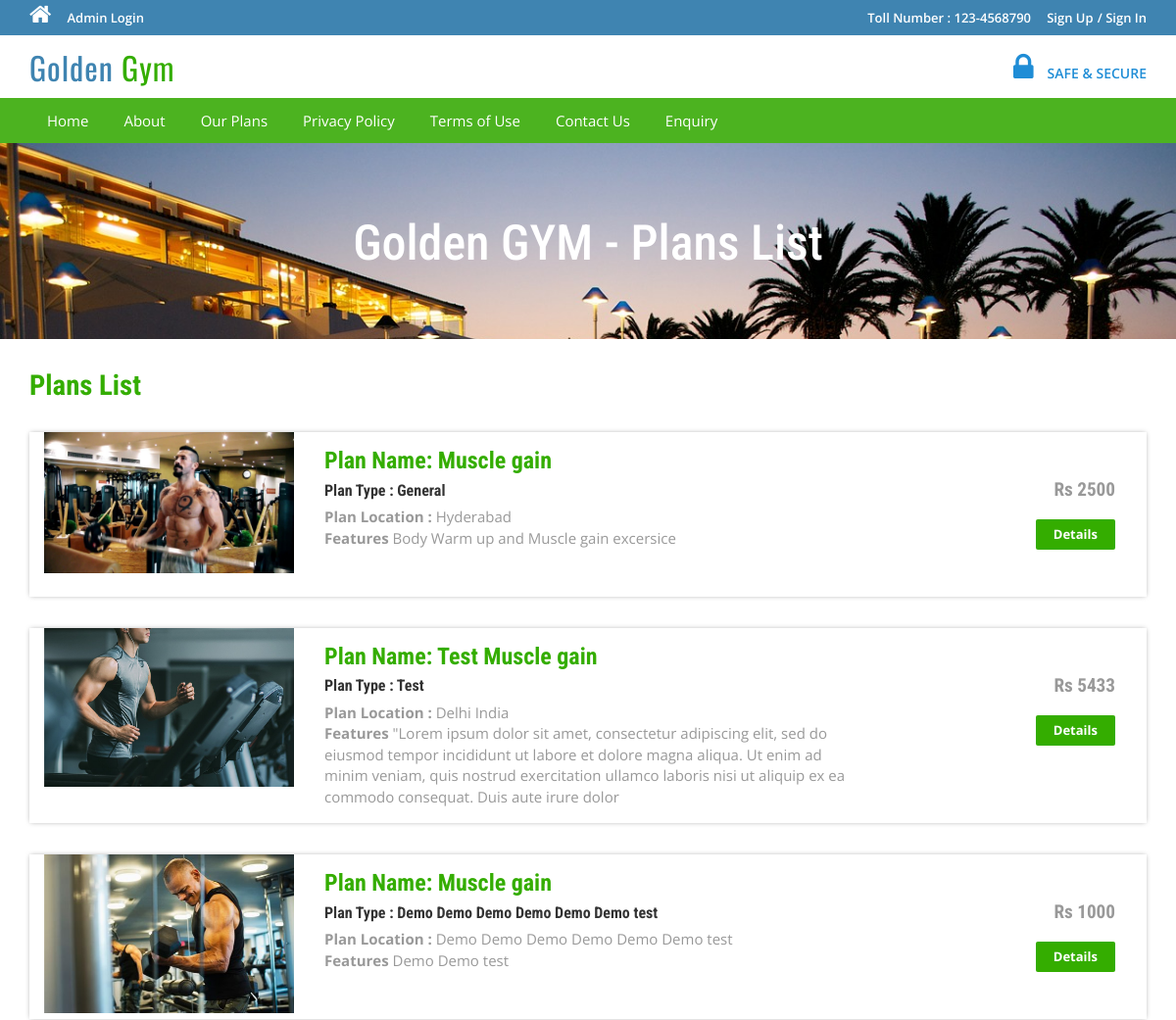
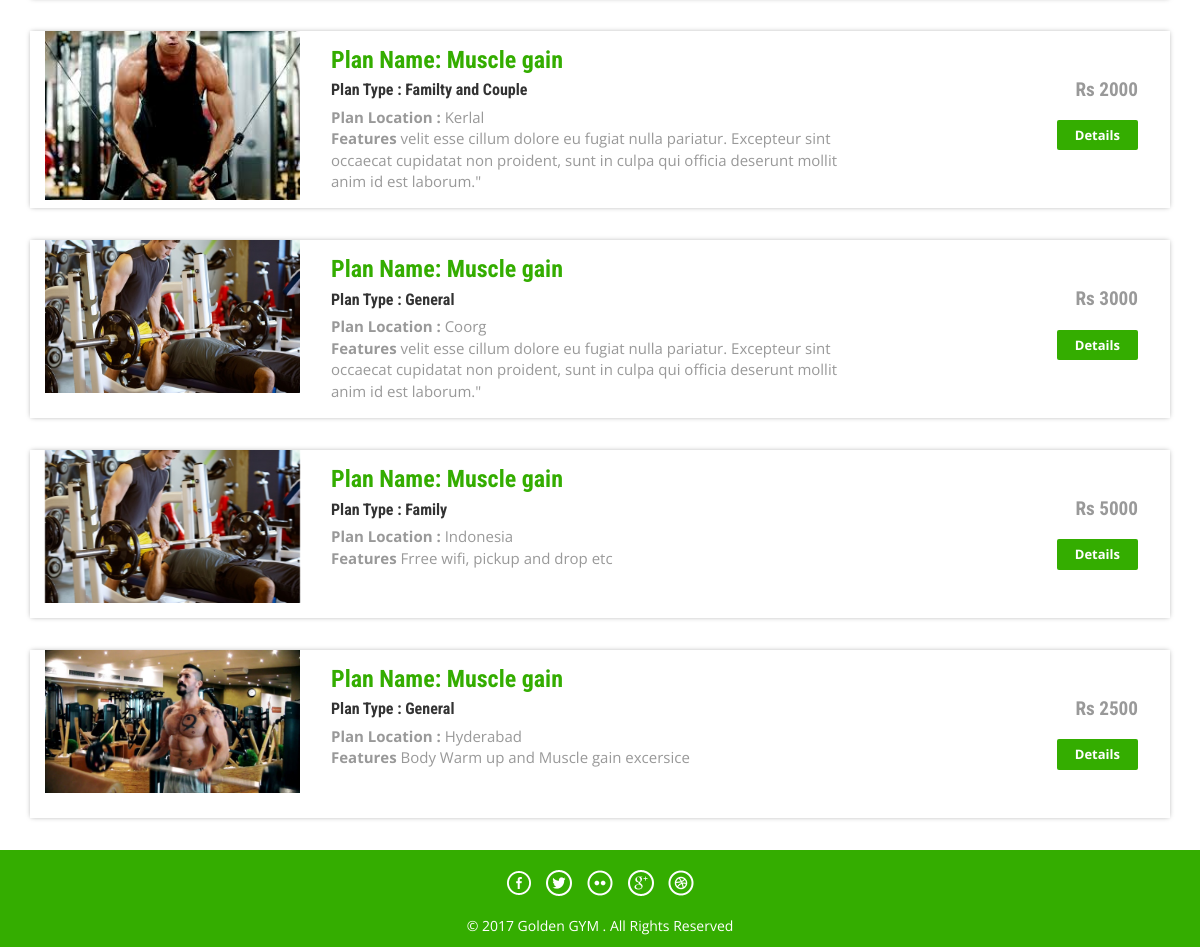
The app's page /package-list.php with its own data (2 pictures, top to bottom).
### tables this page shows
CREATE TABLE `tbltourpackages` (
  `PackageId` int(11) NOT NULL,
  `PackageName` varchar(200) NOT NULL,
  `PackageType` varchar(150) NOT NULL,
  `PackageLocation` varchar(100) NOT NULL,
  `PackagePrice` int(11) NOT NULL,
  `PackageFetures` varchar(255) NOT NULL,
  `PackageDetails` mediumtext NOT NULL,
  `PackageImage` varchar(100) NOT NULL,
  `Creationdate` timestamp NOT NULL DEFAULT CURRENT_TIMESTAMP,
  `UpdationDate` timestamp NULL DEFAULT '0000-00-00 00:00:00' ON UPDATE CURRENT_TIMESTAMP
);

### package-list.php (the view, shortened to what this page needs)
<?php
include('includes/config.php');
?>
<!DOCTYPE HTML>
<html>
<head>
<link href="css/bootstrap.css" rel='stylesheet' type='text/css' />
<link href="css/style.css" rel='stylesheet' type='text/css' />
<link href="css/font-awesome.css" rel="stylesheet">
<link href="css/animate.css" rel="stylesheet" type="text/css" media="all">
</head>
<body>
<?php include('includes/header.php');?>
<div class="banner-3">
	<div class="container">
		<h1 class="wow zoomIn animated animated" data-wow-delay=".5s" style="visibility: visible; animation-delay: 0.5s; animation-name: zoomIn;"> Golden GYM - Plans List</h1>
	</div>
</div>
<div class="rooms">
	<div class="container">
		<div class="room-bottom">
			<h3>Plans List</h3>
<?php $sql = "SELECT * from tbltourpackages";
$query = $dbh->prepare($sql);
$query->execute();
$results=$query->fetchAll(PDO::FETCH_OBJ);
if($query->rowCount() > 0)
{
foreach($results as $result)
{	?>
			<div class="rom-btm">
				<div class="col-md-3 room-left wow fadeInLeft animated" data-wow-delay=".5s">
					<img src="admin/pacakgeimages/<?php echo htmlentities($result->PackageImage);?>" class="img-responsive" alt="">
				</div>
				<div class="col-md-6 room-midle wow fadeInUp animated" data-wow-delay=".5s">
					<h4>Plan Name: <?php echo htmlentities($result->PackageName);?></h4>
					<h6>Plan Type : <?php echo htmlentities($result->PackageType);?></h6>
					<p><b>Plan Location :</b> <?php echo htmlentities($result->PackageLocation);?></p>
					<p><b>Features</b> <?php echo htmlentities($result->PackageFetures);?></p>
				</div>
				<div class="col-md-3 room-right wow fadeInRight animated" data-wow-delay=".5s">
					<h5>Rs <?php echo htmlentities($result->PackagePrice);?></h5>
					<a href="package-details.php?pkgid=<?php echo htmlentities($result->PackageId);?>" class="view">Details</a>
				</div>
				<div class="clearfix"></div>
			</div>
<?php }} ?>
		</div>
	</div>
</div>
<?php include('includes/footer.php');?>
</body>
</html>

### includes/header.php (shortened to what this page needs)
<?php if($_SESSION['login'])
{?>
<div class="top-header">
	<div class="container">
		<ul class="tp-hd-lft wow fadeInLeft animated" data-wow-delay=".5s">
			<li class="hm"><a href="index.html"><i class="fa fa-home"></i></a></li>
			<li class="prnt"><a href="profile.php">My Profile</a></li>
				<li class="prnt"><a href="change-password.php">Change Password</a></li>
			<li class="prnt"><a href="tour-history.php">My Booking History</a></li>
			<li class="prnt"><a href="issuetickets.php">Issue Tickets</a></li>
		</ul>
		<ul class="tp-hd-rgt wow fadeInRight animated" data-wow-delay=".5s">
			<li class="tol">Welcome :</li>
			<li class="sig"><?php echo htmlentities($_SESSION['login']);?></li>
			<li class="sigi"><a href="logout.php" >/ Logout</a></li>
        </ul>
		<div class="clearfix"></div>
	</div>
</div><?php } else {?>
<div class="top-header">
	<div class="container">
		<ul class="tp-hd-lft wow fadeInLeft animated" data-wow-delay=".5s">
			<li class="hm"><a href="index.php"><i class="fa fa-home"></i></a></li>
				<li class="hm"><a href="admin/index.php">Admin Login</a></li>
		</ul>
		<ul class="tp-hd-rgt wow fadeInRight animated" data-wow-delay=".5s">
			<li class="tol">Toll Number : 123-4568790</li>
			<li class="sig"><a href="#" data-toggle="modal" data-target="#myModal" >Sign Up</a></li>
			<li class="sigi"><a href="#" data-toggle="modal" data-target="#myModal4" >/ Sign In</a></li>
        </ul>
		<div class="clearfix"></div>
	</div>
</div>
<?php }?>
<div class="header">
	<div class="container">
		<div class="logo wow fadeInDown animated" data-wow-delay=".5s">
			<a href="index.php">Golden <span>Gym</span></a>
		</div>
		<div class="lock fadeInDown animated" data-wow-delay=".5s">
			<li><i class="fa fa-lock"></i></li>
            <li><div class="securetxt">SAFE &amp; SECURE </div></li>
		</div>
		<div class="clearfix"></div>
	</div>
</div>
<div class="footer-btm wow fadeInLeft animated" data-wow-delay=".5s">
	<div class="container">
	<div class="navigation">
			<nav class="navbar navbar-default">
				<div class="collapse navbar-collapse nav-wil" id="bs-example-navbar-collapse-1">
					<nav class="cl-effect-1">
						<ul class="nav navbar-nav">
							<li><a href="index.php">Home</a></li>
							<li><a href="page.php?type=aboutus">About</a></li>
								<li><a href="package-list.php">Our Plans</a></li>
								<li><a href="page.php?type=privacy">Privacy Policy</a></li>
								<li><a href="page.php?type=terms">Terms of Use</a></li>
								<li><a href="page.php?type=contact">Contact Us</a></li>
								<?php if($_SESSION['login'])
{?>
								<li>Need Help?<a href="#" data-toggle="modal" data-target="#myModal3"> / Write Us </a>  </li>
								<?php } else { ?>
								<li><a href="enquiry.php"> Enquiry </a>  </li>
								<?php } ?>
								<div class="clearfix"></div>
						</ul>
					</nav>
				</div>
			</nav>
		</div>
	</div>
</div>

### includes/footer.php
<div class="copy-right">
	<div class="container">
		<div class="footer-social-icons wow fadeInDown animated animated" data-wow-delay=".5s" style="visibility: visible; animation-delay: 0.5s; animation-name: fadeInDown;">
			<ul>
				<li><a class="facebook" href="#"><span>Facebook</span></a></li>
				<li><a class="twitter" href="#"><span>Twitter</span></a></li>
				<li><a class="flickr" href="#"><span>Flickr</span></a></li>
				<li><a class="googleplus" href="#"><span>Google+</span></a></li>
				<li><a class="dribbble" href="#"><span>Dribbble</span></a></li>
			</ul>
		</div>
		<p class="wow zoomIn animated animated" data-wow-delay=".5s" style="visibility: visible; animation-delay: 0.5s; animation-name: zoomIn;">© 2017 Golden GYM . All Rights Reserved </p>
	</div>
</div>

### css/style.css (style rules this page uses)
html, body { font-size: 100%; background: #fff; font-family: 'Open Sans', sans-serif; }
body a,.grid_1,plan_1,plan_1.one,plan_1.two,i.icon1, i.icon2, i.icon3, i.icon4, i.icon5, i.icon6 { transition:0.5s all; -webkit-transition:0.5s all; -moz-transition:0.5s all; -o-transition:0.5s all; -ms-transition:0.5s all; }
h1,h2,h3,h4,h5,h6 { margin:0; font-family: 'Roboto Condensed', sans-serif; }
p { margin:0; }
ul { margin:0; padding:0; }
.logo a { color: #3F84B1; letter-spacing: 1px; font-size: 2em; font-weight: 400; display: block; text-decoration: none; font-family: 'Oswald', sans-serif; }
.logo span { color:#34ad00; }
i.fa.fa-home { font-size: 24px; }
.top-header { background-color: #3F84B1; border-bottom: 0 none; height: 36px; line-height: 35px; }
ul.tp-hd-lft { float: left; }
ul.tp-hd-lft li { display: inline-block; }
li.hm,li.prnt { margin-right: 12px; }
ul.tp-hd-lft a { font-size: 13px; font-weight: 600; color:#fff; }
ul.tp-hd-rgt { float:right; }
ul.tp-hd-rgt li { display: inline-block; font-size: 13px; font-weight: 600; color:#fff; }
ul.tp-hd-rgt a { font-size: 13px; font-weight: 600; color:#fff; }
li.ned,li.wrt,li.tol { margin-right: 12px; }
.header { background-color: #fff; margin: 0; padding: 10px 0 8px; }
.logo a { display: block; }
.logo { float: left; margin-right: 60px; }
.lock { float: right; margin-top: 7px; }
.securetxt { color: #1f8dd6; line-height: 18px; margin-top: 0px; font-size: 14px; font-weight:600; }
.lock li { display: inline-block; }
i.fa.fa-lock { color:#1f8dd6; font-size: 2em; padding-right: 10px; }
.footer-btm li { display: inline-block; margin: 0 10px; font-size: 14px; color: #fff; }
.footer-btm li a { font-size: 15px; color: #fff; display: inline-block; padding: 5px 8px; }
.footer-btm { background:#4CB320; padding: 0.5em 0; text-align:center; }
.copy-right p { color:#fff; font-size:14px; line-height: 1.8em; }
.copy-right { background:#34ad00; text-align: center; padding: 0.5em 0; }
a.view { padding: 6px 18px; font-weight: 700; color: #fff; background-color: #34ad00; border: 0; font-size: 13px; border-radius: 2px; -webkit-transition: all .2s; -moz-transition: all .2s; transition: all .2s; margin-top: 20px; display: inline-block; }
.banner-3 { background: url(../images/6.jpg)no-repeat; background-size: cover; -webkit-background-size: cover; -o-background-size: cover; -ms-background-size: cover; -moz-background-size: cover; min-height:200px; }
.banner-3 h1 { font-size: 50px; margin-bottom: 40px; padding: 1.5em 0 0; text-align: center; color: #fff; }
.rom-btm { margin-top: 2em; box-shadow: 0px 0px 5px -1px rgba(0, 0, 0, 0.37); }
.room-bottom h3 { font-size: 1.8em; font-weight: 700; color: #34ad00; }
.room-bottom { padding: 2em 0; }
.rom-btm h4 { font-size: 1.5em; font-weight: 700; color: #34ad00; }
.rom-btm p { font-size: 15px; color: #999; }
.rom-btm h6 { font-size: 1em; font-weight: 700; margin: 0.5em 0; }
.room-right { text-align: right; padding: 3em 2em; }
.room-midle { padding: 1em; }
.rom-btm h5 { font-size: 1.2em; font-weight: 700; color: #999; }
.footer-social-icons ul li { display:inline-block; margin:0 0.2em; }
.footer-social-icons ul li a { width:30px; height:30px; background:url('../images/img-sprite.png') no-repeat 0px 0px; display:inline-block; position: relative; }
.footer-social-icons ul li a.facebook { background-position:0px 0px; }
.footer-social-icons ul li a.twitter { background-position:-30px 0px; }
.footer-social-icons ul li a.flickr { background-position:-60px 0px; }
.footer-social-icons ul li a.googleplus { background-position:-90px 0px; }
.footer-social-icons ul li a.dribbble { background-position:-120px 0px; }
.footer-social-icons { margin: 10px 0 10px; }
.navbar-default { background-color: #4CB320 !important; border-color: #4CB320 !important; }
.navbar { min-height: 0px !important; margin-bottom:0px !important; border-radius:0px !important; border: none !important; }
ul.nav.navbar-nav li a { font-size: 15px ; color: #fff; display: inline-block; padding: 5px 8px; }
.navbar-collapse { padding-right: 0px !important; padding-left: 0px !important; }

### records on screen
tbltourpackages: PackageImage (picture), PackageName "Muscle gain", PackageType "General", PackageLocation "Hyderabad", PackageFetures "Body Warm up and Muscle gain excersice", PackagePrice "2500"
tbltourpackages: PackageImage (picture), PackageName "Test Muscle gain", PackageType "Test", PackageLocation "Delhi India", PackageFetures "\"Lorem ipsum dolor sit amet, consectetur adipiscing elit, sed do eiusmod tempor incididunt ut labore et dolore magna aliqua. Ut enim ad minim veniam, quis nostrud exercitation ullamco laboris nisi ut aliquip ex ea commodo consequat. Duis aute irure dolor", PackagePrice "5433"
tbltourpackages: PackageImage (picture), PackageName "Muscle gain", PackageType "Demo Demo Demo Demo Demo Demo test", PackageLocation "Demo Demo Demo Demo Demo Demo test", PackageFetures "Demo Demo test", PackagePrice "1000"
tbltourpackages: PackageImage (picture), PackageName "Muscle gain", PackageType "Familty and Couple", PackageLocation "Kerlal", PackageFetures "velit esse cillum dolore eu fugiat nulla pariatur. Excepteur sint occaecat cupidatat non proident, sunt in culpa qui officia deserunt mollit anim id est laborum.\"", PackagePrice "2000"
tbltourpackages: PackageImage (picture), PackageName "Muscle gain", PackageType "General", PackageLocation "Coorg", PackageFetures "velit esse cillum dolore eu fugiat nulla pariatur. Excepteur sint occaecat cupidatat non proident, sunt in culpa qui officia deserunt mollit anim id est laborum.\"", PackagePrice "3000"
tbltourpackages: PackageImage (picture), PackageName "Muscle gain", PackageType "Family", PackageLocation "Indonesia", PackageFetures "Frree wifi, pickup and drop etc", PackagePrice "5000"
tbltourpackages: PackageImage (picture), PackageName "Muscle gain", PackageType "General", PackageLocation "Hyderabad", PackageFetures "Body Warm up and Muscle gain excersice", PackagePrice "2500"
